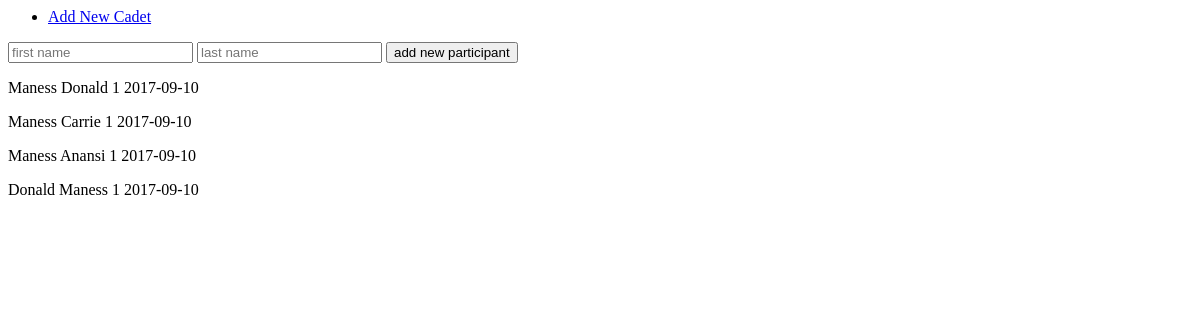
The app's page /add, older data.
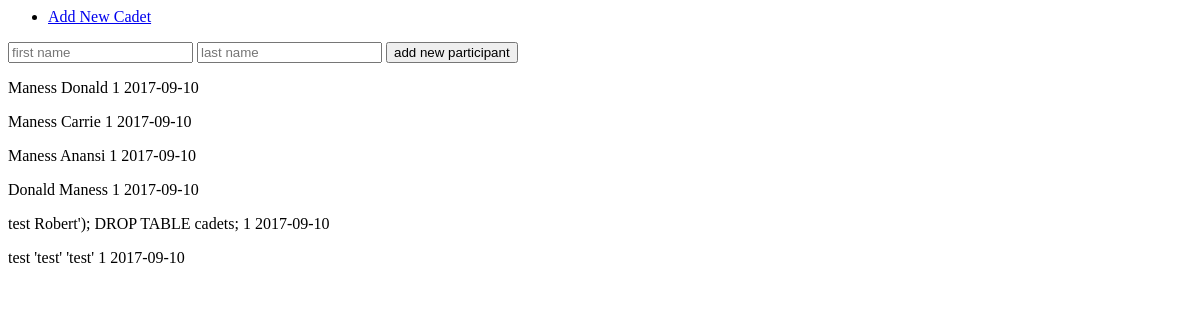
The same page, newer data.
### tables this page shows
CREATE TABLE cadets(id INTEGER NOT NULL PRIMARY KEY, last_name TEXT NOT NULL, first_name TEXT NOT NULL, attendance_current_rank INTEGER NOT NULL, attendance_total INTEGER NOT NULL, time INTEGER NOT NULL DEFAULT CURRENT_DATE, CONSTRAINT unq UNIQUE (last_name, first_name));

### application.py (the view)
@app.route("/add", methods=["GET", "POST"])
def add():
    if request.method ==  "POST":
        first = request.form.get("first")
        last = request.form.get("last")
        if first == "" or last == "":
            msg = "please provide your first and last name"
            return error(msg)
        else:
            lookup = c.execute("SELECT first_name, last_name FROM cadets WHERE first_name=? AND last_name=?", (first, last))
            exists = c.fetchone()
            if exists is None:
                c.execute("INSERT INTO cadets (first_name, last_name, attendance_current_rank, attendance_total) VALUES (?, ?, 1, 1)", (first, last))
                conn.commit()
                return redirect("/add")
            else:
                msg = "this name already exists in the database"
                return error(msg)
    else:
        cadets = c.execute("SELECT * FROM cadets")
        return render_template("add.html", cadets = cadets)

### templates/add.html (shortened to what this page needs)
{% extends "layout.html" %}
{% block main %}
    <form action="{{ url_for('index') }}" method="post">
        <input type="text" name="first" placeholder="first name"/>
        <input type="text" name="last" placeholder="last name"/>
        <button type="submit">add new participant</button>
    </form>
    <p>
    {% for cadet in cadets %}
        <p>
        {{ cadet.last_name }}  {{ cadet.first_name }}  {{ cadet.attendance_current_rank }} {{ cadet.time }}
        </p>
    {% endfor %}
    </p>
{% endblock %}

### templates/layout.html (shortened to what this page needs)
<html>
    <head>
    </head>
    <body>
        <div>
            <ul>
                <li><a href="{{ url_for('add') }}">Add New Cadet</a>
            </ul>
        </div>
        <div>
            {% block main %}{% endblock %}
        </div>
    <body>
</html>

Row changes from the older to the newer data that the page shows:
added cadets: last_name "test", first_name "Robert'); DROP TABLE cadets;", attendance_current_rank "1", time "2017-09-10"
added cadets: last_name "test", first_name "'test' 'test'", attendance_current_rank "1", time "2017-09-10"
